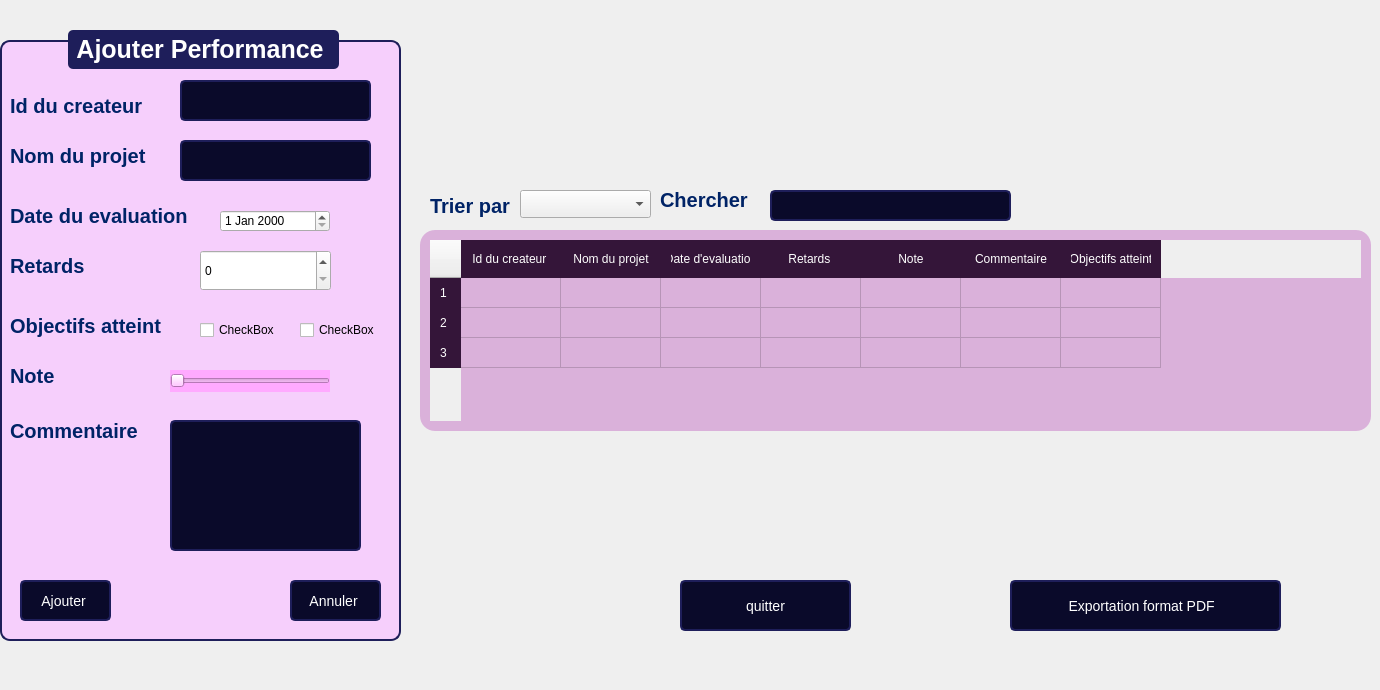
    <widget class="QWidget" name="page_6">
     <widget class="QLabel" name="label_8">
      <property name="geometry">
       <rect>
        <x>-10</x>
        <y>0</y>
        <width>1311</width>
        <height>681</height>
       </rect>
      </property>
      <property name="text">
       <string/>
      </property>
      <property name="pixmap">
       <pixmap>../../Downloads/aarriere plan.png</pixmap>
      </property>
      <property name="scaledContents">
       <bool>true</bool>
      </property>
     </widget>
     <widget class="QLabel" name="label_139">
      <property name="geometry">
       <rect>
        <x>430</x>
        <y>190</y>
        <width>131</width>
        <height>31</height>
       </rect>
      </property>
      <property name="styleSheet">
       <string notr="true">QLabel {
	font: 6pt &quot;Segoe UI&quot;;
    font-size: 20px;
    font-weight: bold;
    color: #002366;  /* Bleu foncé */
}
</string>
      </property>
      <property name="text">
       <string>Trier par</string>
      </property>
     </widget>
     <widget class="QLineEdit" name="l2_16">
      <property name="geometry">
       <rect>
        <x>770</x>
        <y>190</y>
        <width>241</width>
        <height>31</height>
       </rect>
      </property>
      <property name="styleSheet">
       <string notr="true">QLineEdit, QDateTimeEdit {
    font-family: &quot;Arial&quot;;
    font-size: 14px;
    color: white;
    background-color: #0A0A2A;
    border: 2px solid #1E1E5A;
    border-radius: 5px;
    padding: 5px;
}

QPushButton {
    font-family: &quot;Arial Black&quot;;
    font-size: 14px;
    color: white;
    background-color: #0A0A2A;
    border: 2px solid #1E1E5A;
    border-radius: 5px;
    padding: 5px;
}

QPushButton:hover {
    background-color: #1E1E5A;
}

</string>
      </property>
     </widget>
     <widget class="QLabel" name="label_223">
      <property name="geometry">
       <rect>
        <x>660</x>
        <y>190</y>
        <width>131</width>
        <height>20</height>
       </rect>
      </property>
      <property name="styleSheet">
       <string notr="true">QLabel {
	font: 6pt &quot;Segoe UI&quot;;
    font-size: 20px;
    font-weight: bold;
    color: #002366;  /* Bleu foncé */
}
</string>
      </property>
      <property name="text">
       <string>Chercher </string>
      </property>
     </widget>
     <widget class="QTableWidget" name="tableWidget_2">
      <property name="geometry">
       <rect>
        <x>420</x>
        <y>230</y>
        <width>951</width>
        <height>201</height>
       </rect>
      </property>
      <property name="styleSheet">
       <string notr="true">QTableWidget {
    background-color: #DAB1DA;
    color: white;
    border-radius: 15px;
    padding: 10px;
    font-size: 16px;
    border: none;
}

QTableWidget::item {
    padding: 10px;
}

QTableWidget::item:selected {
    background-color: #5555FF;
    color: white;
}

QHeaderView::section {
    background-color: #341539;
    color: white;
    padding: 10px;
    border: none;
}</string>
      </property>
      <property name="rowCount">
       <number>3</number>
      </property>
      <property name="columnCount">
       <number>7</number>
      </property>
      <row/>
      <row/>
      <row/>
      <column>
       <property name="text">
        <string>Id du createur </string>
       </property>
      </column>
      <column>
       <property name="text">
        <string>Nom du projet</string>
       </property>
      </column>
      <column>
       <property name="text">
        <string>Date d'evaluation</string>
       </property>
      </column>
      <column>
       <property name="text">
        <string>Retards </string>
       </property>
      </column>
      <column>
       <property name="text">
        <string>Note</string>
       </property>
      </column>
      <column>
       <property name="text">
        <string>Commentaire</string>
       </property>
      </column>
      <column>
       <property name="text">
        <string>Objectifs atteint</string>
       </property>
      </column>
     </widget>
     <widget class="QGroupBox" name="groupBox_23">
      <property name="geometry">
       <rect>
        <x>0</x>
        <y>30</y>
        <width>401</width>
        <height>611</height>
       </rect>
      </property>
      <property name="styleSheet">
       <string notr="true">QGroupBox {
    font-family: &quot;Arial&quot;;
    font-size: 25px;
    font-weight: bold;
    color: #0A0A2A;
    border: 2px solid #1E1E5A;
    border-radius: 10px;
    margin-top: 10px;
    background-color: #F6CFFC;
}

QGroupBox::title {
    subcontrol-origin: margin;
    subcontrol-position: top center;
    padding: 5px;
    background-color: #1E1E5A;
    color: white;
    border-radius: 5px;
}
</string>
      </property>
      <property name="title">
       <string>Ajouter Performance </string>
      </property>
      <widget class="QLabel" name="label_129">
       <property name="geometry">
        <rect>
         <x>10</x>
         <y>60</y>
         <width>211</width>
         <height>31</height>
        </rect>
       </property>
       <property name="styleSheet">
        <string notr="true">QLabel {
    font-size: 20px;
    font-weight: bold;
    color: #002366;  /* Bleu foncé */
}</string>
       </property>
       <property name="text">
        <string>Id du createur </string>
       </property>
      </widget>
      <widget class="QLabel" name="label_130">
       <property name="geometry">
        <rect>
         <x>10</x>
         <y>110</y>
         <width>201</width>
         <height>31</height>
        </rect>
       </property>
       <property name="styleSheet">
        <string notr="true">QLabel {
	font: 6pt &quot;Segoe UI&quot;;
    font-size: 20px;
    font-weight: bold;
    color: #002366;  /* Bleu foncé */
}
</string>
       </property>
       <property name="text">
        <string>Nom du projet</string>
       </property>
      </widget>
      <widget class="QLabel" name="label_131">
       <property name="geometry">
        <rect>
         <x>10</x>
         <y>390</y>
         <width>161</width>
         <height>21</height>
        </rect>
       </property>
       <property name="styleSheet">
        <string notr="true">QLabel {
    font-size: 20px;
    font-weight: bold;
    color: #002366;  /* Bleu foncé */
}</string>
       </property>
       <property name="text">
        <string>Commentaire</string>
       </property>
      </widget>
      <widget class="QLineEdit" name="lineEdit_43">
       <property name="geometry">
        <rect>
         <x>180</x>
         <y>50</y>
         <width>191</width>
         <height>41</height>
        </rect>
       </property>
       <property name="styleSheet">
        <string notr="true">QLineEdit, QDateTimeEdit {
    font-family: &quot;Arial&quot;;
    font-size: 14px;
    color: white;
    background-color: #0A0A2A;
    border: 2px solid #1E1E5A;
    border-radius: 5px;
    padding: 5px;
}

QPushButton {
    font-family: &quot;Arial Black&quot;;
    font-size: 14px;
    color: white;
    background-color: #0A0A2A;
    border: 2px solid #1E1E5A;
    border-radius: 5px;
    padding: 5px;
}

QPushButton:hover {
    background-color: #1E1E5A;
}
</string>
       </property>
      </widget>
      <widget class="QLineEdit" name="l2_13">
       <property name="geometry">
        <rect>
         <x>180</x>
         <y>110</y>
         <width>191</width>
         <height>41</height>
        </rect>
       </property>
       <property name="styleSheet">
        <string notr="true">QLineEdit, QDateTimeEdit {
    font-family: &quot;Arial&quot;;
    font-size: 14px;
    color: white;
    background-color: #0A0A2A;
    border: 2px solid #1E1E5A;
    border-radius: 5px;
    padding: 5px;
}

QPushButton {
    font-family: &quot;Arial Black&quot;;
    font-size: 14px;
    color: white;
    background-color: #0A0A2A;
    border: 2px solid #1E1E5A;
    border-radius: 5px;
    padding: 5px;
}

QPushButton:hover {
    background-color: #1E1E5A;
}

</string>
       </property>
      </widget>
      <widget class="QLabel" name="label_136">
       <property name="geometry">
        <rect>
         <x>10</x>
         <y>200</y>
         <width>131</width>
         <height>20</height>
        </rect>
       </property>
       <property name="styleSheet">
        <string notr="true">QLabel {
	font: 6pt &quot;Segoe UI&quot;;
    font-size: 20px;
    font-weight: bold;
    color: #002366;  /* Bleu foncé */
}
</string>
       </property>
       <property name="text">
        <string/>
       </property>
      </widget>
      <widget class="QPushButton" name="pushButton_59">
       <property name="geometry">
        <rect>
         <x>290</x>
         <y>550</y>
         <width>91</width>
         <height>41</height>
        </rect>
       </property>
       <property name="styleSheet">
        <string notr="true">QLineEdit, QDateTimeEdit {
    font-family: &quot;Arial&quot;;
    font-size: 14px;
    color: white;
    background-color: #0A0A2A;
    border: 2px solid #1E1E5A;
    border-radius: 5px;
    padding: 5px;
}

QPushButton {
    font-family: &quot;Arial Black&quot;;
    font-size: 14px;
    color: white;
    background-color: #0A0A2A;
    border: 2px solid #1E1E5A;
    border-radius: 5px;
    padding: 5px;
}

QPushButton:hover {
    background-color: #1E1E5A;
}
</string>
       </property>
       <property name="text">
        <string>Annuler </string>
       </property>
       <property name="icon">
        <iconset>
         <normaloff>:/icons/icones/addition.png</normaloff>:/icons/icones/addition.png</iconset>
       </property>
       <property name="iconSize">
        <size>
         <width>20</width>
         <height>20</height>
        </size>
       </property>
      </widget>
      <widget class="QPushButton" name="pushButton_60">
       <property name="geometry">
        <rect>
         <x>20</x>
         <y>550</y>
         <width>91</width>
         <height>41</height>
        </rect>
       </property>
       <property name="styleSheet">
        <string notr="true">QLineEdit, QDateTimeEdit {
    font-family: &quot;Arial&quot;;
    font-size: 14px;
    color: white;
    background-color: #0A0A2A;
    border: 2px solid #1E1E5A;
    border-radius: 5px;
    padding: 5px;
}

QPushButton {
    font-family: &quot;Arial Black&quot;;
    font-size: 14px;
    color: white;
    background-color: #0A0A2A;
    border: 2px solid #1E1E5A;
    border-radius: 5px;
    padding: 5px;
}

QPushButton:hover {
    background-color: #1E1E5A;
}
</string>
       </property>
       <property name="text">
        <string>Ajouter </string>
       </property>
       <property name="icon">
        <iconset>
         <normaloff>:/icons/icones/addition.png</normaloff>:/icons/icones/addition.png</iconset>
       </property>
       <property name="iconSize">
        <size>
         <width>20</width>
         <height>20</height>
        </size>
       </property>
      </widget>
      <widget class="QLineEdit" name="l2_60">
       <property name="geometry">
        <rect>
         <x>170</x>
         <y>390</y>
         <width>191</width>
         <height>131</height>
        </rect>
       </property>
       <property name="styleSheet">
        <string notr="true">QLineEdit, QDateTimeEdit {
    font-family: &quot;Arial&quot;;
    font-size: 14px;
    color: white;
    background-color: #0A0A2A;
    border: 2px solid #1E1E5A;
    border-radius: 5px;
    padding: 5px;
}

QPushButton {
    font-family: &quot;Arial Black&quot;;
    font-size: 14px;
    color: white;
    background-color: #0A0A2A;
    border: 2px solid #1E1E5A;
    border-radius: 5px;
    padding: 5px;
}

QPushButton:hover {
    background-color: #1E1E5A;
}

</string>
       </property>
      </widget>
      <widget class="QSpinBox" name="spinBox">
       <property name="geometry">
        <rect>
         <x>200</x>
         <y>220</y>
         <width>131</width>
         <height>41</height>
        </rect>
       </property>
      </widget>
      <widget class="QLabel" name="label_133">
       <property name="geometry">
        <rect>
         <x>10</x>
         <y>220</y>
         <width>201</width>
         <height>31</height>
        </rect>
       </property>
       <property name="styleSheet">
        <string notr="true">QLabel {
	font: 6pt &quot;Segoe UI&quot;;
    font-size: 20px;
    font-weight: bold;
    color: #002366;  /* Bleu foncé */
}
</string>
       </property>
       <property name="text">
        <string>Retards</string>
       </property>
      </widget>
      <widget class="QSlider" name="horizontalSlider">
       <property name="geometry">
        <rect>
         <x>170</x>
         <y>340</y>
         <width>160</width>
         <height>22</height>
        </rect>
       </property>
       <property name="styleSheet">
        <string notr="true">background-color:
rgb(255, 170, 255)</string>
       </property>
       <property name="orientation">
        <enum>Qt::Orientation::Horizontal</enum>
       </property>
      </widget>
      <widget class="QLabel" name="label_134">
       <property name="geometry">
        <rect>
         <x>10</x>
         <y>330</y>
         <width>201</width>
         <height>31</height>
        </rect>
       </property>
       <property name="styleSheet">
        <string notr="true">QLabel {
	font: 6pt &quot;Segoe UI&quot;;
    font-size: 20px;
    font-weight: bold;
    color: #002366;  /* Bleu foncé */
}
</string>
       </property>
       <property name="text">
        <string>Note </string>
       </property>
      </widget>
      <widget class="QLabel" name="label_132">
       <property name="geometry">
        <rect>
         <x>10</x>
         <y>170</y>
         <width>191</width>
         <height>31</height>
        </rect>
       </property>
       <property name="styleSheet">
        <string notr="true">QLabel {
	font: 6pt &quot;Segoe UI&quot;;
    font-size: 20px;
    font-weight: bold;
    color: #002366;  /* Bleu foncé */
}
</string>
       </property>
       <property name="text">
        <string>Date du evaluation </string>
       </property>
      </widget>
      <widget class="QDateEdit" name="dateEdit">
       <property name="geometry">
        <rect>
         <x>220</x>
         <y>180</y>
         <width>110</width>
         <height>22</height>
        </rect>
       </property>
      </widget>
      <widget class="QCheckBox" name="checkBox">
       <property name="geometry">
        <rect>
         <x>200</x>
         <y>290</y>
         <width>81</width>
         <height>20</height>
        </rect>
       </property>
       <property name="text">
        <string>CheckBox</string>
       </property>
      </widget>
      <widget class="QLabel" name="label_135">
       <property name="geometry">
        <rect>
         <x>10</x>
         <y>280</y>
         <width>211</width>
         <height>31</height>
        </rect>
       </property>
       <property name="styleSheet">
        <string notr="true">QLabel {
    font-size: 20px;
    font-weight: bold;
    color: #002366;  /* Bleu foncé */
}</string>
       </property>
       <property name="text">
        <string>Objectifs atteint</string>
       </property>
      </widget>
      <widget class="QCheckBox" name="checkBox_2">
       <property name="geometry">
        <rect>
         <x>300</x>
         <y>290</y>
         <width>81</width>
         <height>20</height>
        </rect>
       </property>
       <property name="text">
        <string>CheckBox</string>
       </property>
      </widget>
     </widget>
     <widget class="QPushButton" name="pushButton_61">
      <property name="geometry">
       <rect>
        <x>1010</x>
        <y>580</y>
        <width>271</width>
        <height>51</height>
       </rect>
      </property>
      <property name="styleSheet">
       <string notr="true">QLineEdit, QDateTimeEdit {
    font-family: &quot;Arial&quot;;
    font-size: 14px;
    color: white;
    background-color: #0A0A2A;
    border: 2px solid #1E1E5A;
    border-radius: 5px;
    padding: 5px;
}

QPushButton {
    font-family: &quot;Arial Black&quot;;
    font-size: 14px;
    color: white;
    background-color: #0A0A2A;
    border: 2px solid #1E1E5A;
    border-radius: 5px;
    padding: 5px;
}

QPushButton:hover {
    background-color: #1E1E5A;
}
</string>
      </property>
      <property name="text">
       <string>Exportation format PDF  </string>
      </property>
      <property name="icon">
       <iconset>
        <normaloff>:/icons/icones/addition.png</normaloff>:/icons/icones/addition.png</iconset>
      </property>
      <property name="iconSize">
       <size>
        <width>20</width>
        <height>20</height>
       </size>
      </property>
     </widget>
     <widget class="QPushButton" name="pushButton_62">
      <property name="geometry">
       <rect>
        <x>680</x>
        <y>580</y>
        <width>171</width>
        <height>51</height>
       </rect>
      </property>
      <property name="styleSheet">
       <string notr="true">QLineEdit, QDateTimeEdit {
    font-family: &quot;Arial&quot;;
    font-size: 14px;
    color: white;
    background-color: #0A0A2A;
    border: 2px solid #1E1E5A;
    border-radius: 5px;
    padding: 5px;
}

QPushButton {
    font-family: &quot;Arial Black&quot;;
    font-size: 14px;
    color: white;
    background-color: #0A0A2A;
    border: 2px solid #1E1E5A;
    border-radius: 5px;
    padding: 5px;
}

QPushButton:hover {
    background-color: #1E1E5A;
}
</string>
      </property>
      <property name="text">
       <string>quitter</string>
      </property>
      <property name="icon">
       <iconset>
        <normaloff>:/icons/icones/addition.png</normaloff>:/icons/icones/addition.png</iconset>
      </property>
      <property name="iconSize">
       <size>
        <width>20</width>
        <height>20</height>
       </size>
      </property>
     </widget>
     <widget class="QComboBox" name="comboBox_2">
      <property name="geometry">
       <rect>
        <x>520</x>
        <y>190</y>
        <width>131</width>
        <height>28</height>
       </rect>
      </property>
     </widget>
     <widget class="QLabel" name="label_12">
      <property name="geometry">
       <rect>
        <x>452</x>
        <y>49</y>
        <width>791</width>
        <height>101</height>
       </rect>
      </property>
      <property name="text">
       <string/>
      </property>
      <property name="pixmap">
       <pixmap>../../Downloads/abed bel micro.png</pixmap>
      </property>
      <property name="scaledContents">
       <bool>true</bool>
      </property>
     </widget>
    </widget>
